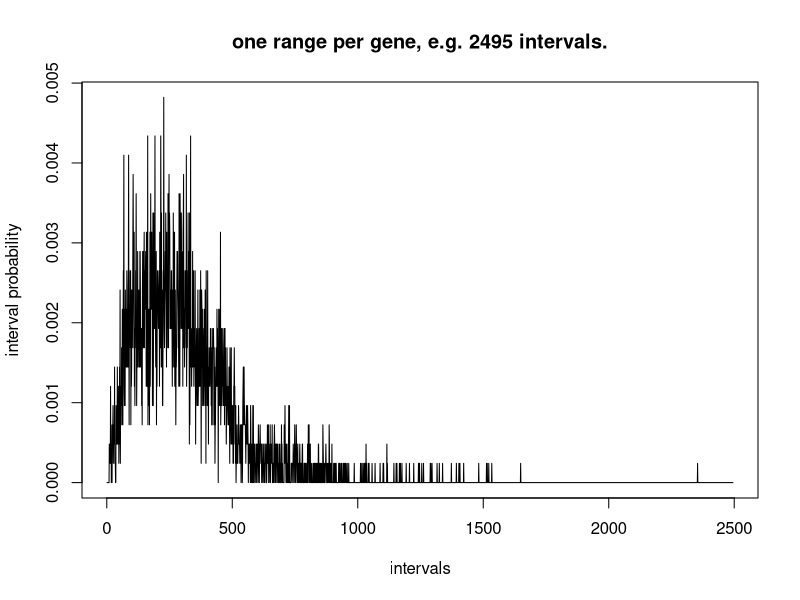
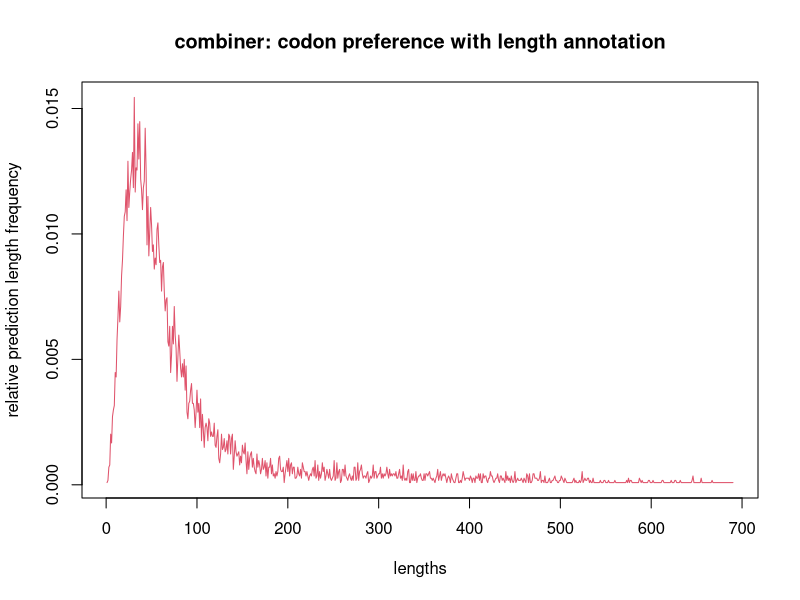
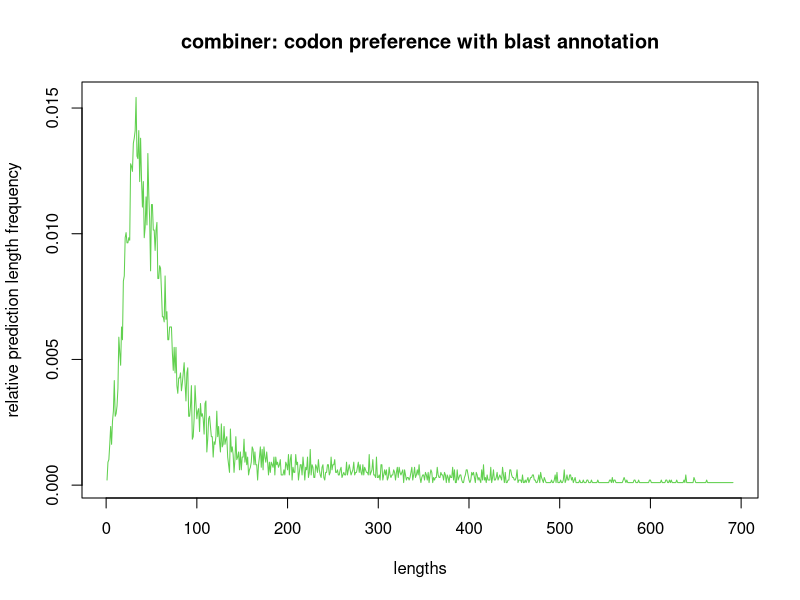
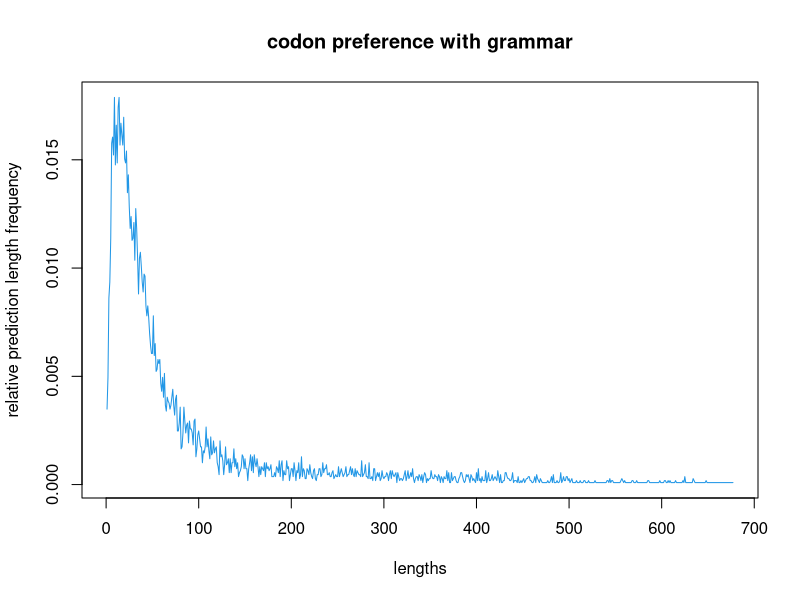
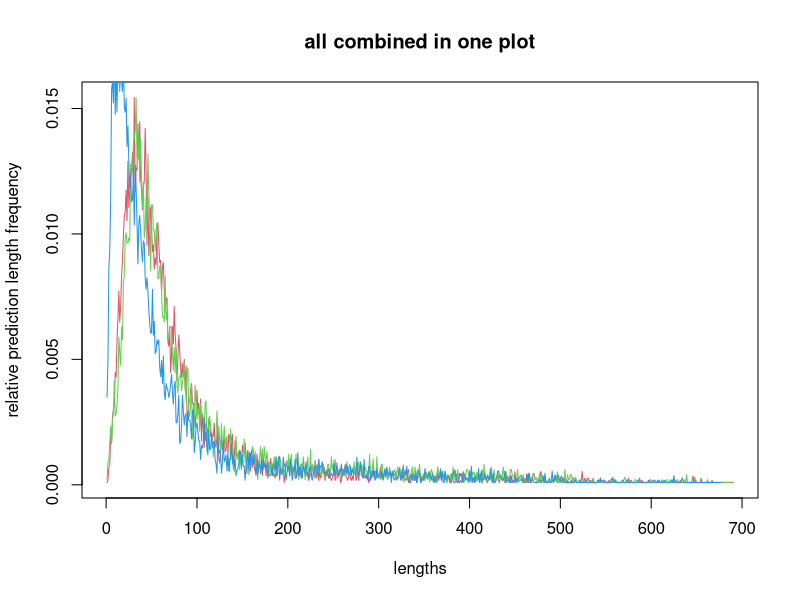

Recreate these plots in R, in order.
combiner_length_table <- read.table('combiner_length_distribution.txt')
combiner_blast_table <- read.table('length_dist_codpref_w_blast.txt')
codpref_old_table <- read.table('length_dist_codpref_old.txt')


# Returns the probability (relative frequency of observed lengths)
relative_length_frequencies <- function (lengths) {
	freqs = c()
	for(i in 1:max(lengths)) { freqs <- c(freqs, sum(lengths == i))	}
	freqs[freqs > 0] / sum(freqs) # normalize freqs
}

all_genes_table <- read.table('range_probs_raw_2500.dat')
plot(all_genes_table$V2,t="l",ylab="interval probability", xlab="intervals",  main="one range per gene, e.g. 2495 intervals.")

plot(relative_length_frequencies(combiner_length_table$V1),t="l", ylab="relative prediction length frequency", xlab="lengths", main='combiner: codon preference with length annotation', col=2)
plot(relative_length_frequencies(combiner_blast_table$V1),t="l", ylab="relative prediction length frequency", xlab="lengths", main='combiner: codon preference with blast annotation', col=3)
plot(relative_length_frequencies(codpref_old_table$V1),t="l", ylab="relative prediction length frequency", xlab="lengths", main='codon preference with grammar', col=4)



plot(relative_length_frequencies(combiner_length_table$V1),t="l", ylab="relative prediction length frequency", xlab="lengths", main='all combined in one plot', col=2)
lines(relative_length_frequencies(combiner_blast_table$V1),t="l",  col=3)
lines(relative_length_frequencies(codpref_old_table$V1),t="l", col=4)

#hist(combiner_length_distribution$V1, breaks=1000)
